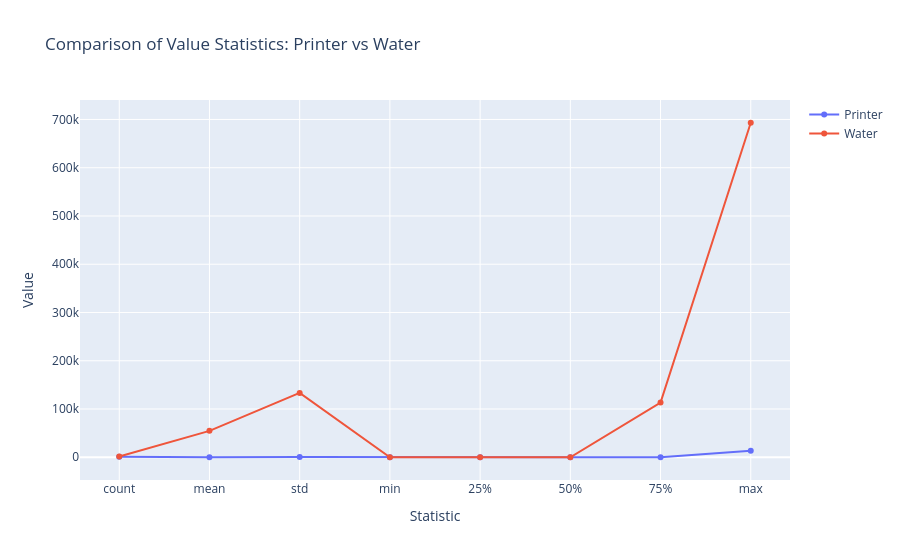
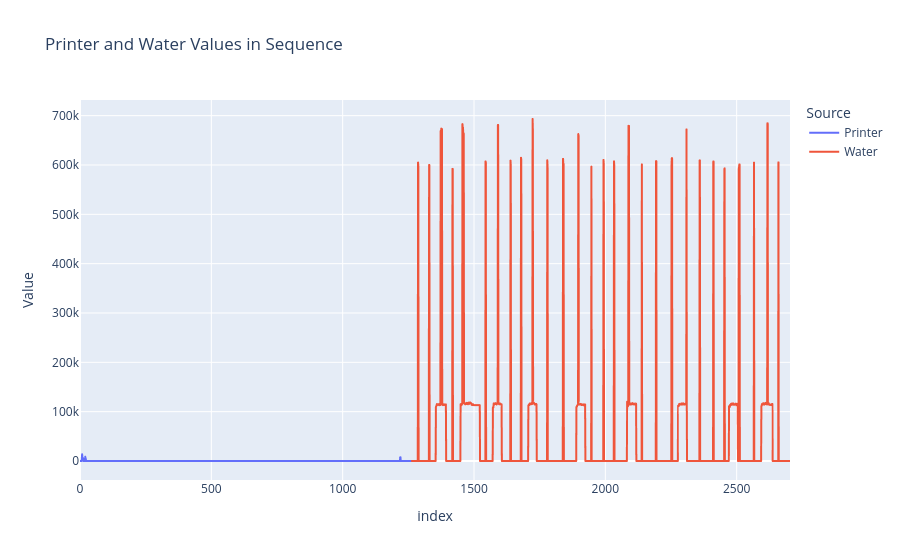
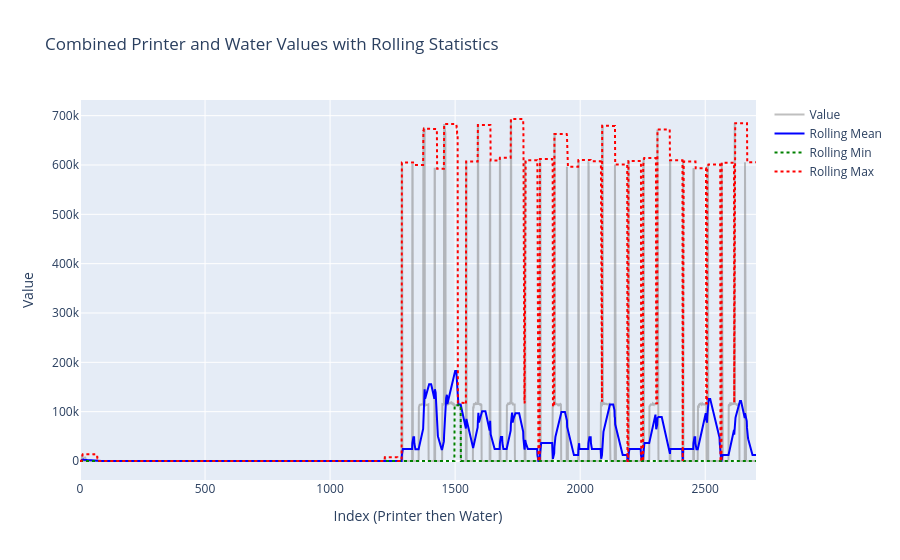

Notebook code for these charts, in order:
### Code cell
import pandas as pd

import plotly.express as px

import plotly.graph_objects as po

df_printer = pd.read_csv("../../data/raw/printer-data.csv") 
df_water = pd.read_csv("../../data/raw/water-data.csv") 

# Separate the 'time' column into 'date' and 'clock_time' columns
df_printer['date'] = pd.to_datetime(df_printer['time']).dt.date
df_printer['clock_time'] = pd.to_datetime(df_printer['time']).dt.time

df_water['date'] = pd.to_datetime(df_water['time']).dt.date
df_water['clock_time'] = pd.to_datetime(df_water['time']).dt.time
# print(df_printer.head())

# Calculate statistics for both dataframes
stats_printer = df_printer['value'].describe()
stats_water = df_water['value'].describe()

# Combine statistics into a DataFrame for comparison
stats_df = pd.DataFrame({
    'Printer': stats_printer,
    'Water': stats_water
})

import plotly.graph_objects as go

fig_compare = go.Figure()

for col in stats_df.columns:
    fig_compare.add_trace(
        go.Scatter(
            x=stats_df.index,
            y=stats_df[col],
            mode='lines+markers',
            name=col
        )
    )

fig_compare.update_layout(
    title='Comparison of Value Statistics: Printer vs Water',
    xaxis_title='Statistic',
    yaxis_title='Value'
)
fig_compare.show()
# Concatenate the 'value' columns from printer and water in the order: printer, then water
combined_values = pd.concat([df_printer['value'], df_water['value']], ignore_index=True)

# Create a label array to indicate the source of each value
labels = ['Printer'] * len(df_printer) + ['Water'] * len(df_water)

# Create a DataFrame to hold the combined data
combined_df = pd.DataFrame({'Source': labels, 'Value': combined_values})

# Optionally, plot the combined data to visualize the connection/order
fig_combined = px.line(combined_df, y='Value', color='Source', title='Printer and Water Values in Sequence')
fig_combined.show()
# Calculate rolling statistics (mean, min, max) for the combined data
window_size = 50  # You can adjust the window size as needed
combined_df['Rolling Mean'] = combined_df['Value'].rolling(window=window_size, min_periods=1).mean()
combined_df['Rolling Min'] = combined_df['Value'].rolling(window=window_size, min_periods=1).min()
combined_df['Rolling Max'] = combined_df['Value'].rolling(window=window_size, min_periods=1).max()

# Plot the combined values with rolling statistics
fig_stats_combined = go.Figure()
fig_stats_combined.add_trace(go.Scatter(
    y=combined_df['Value'],
    mode='lines',
    name='Value',
    line=dict(color='gray'),
    opacity=0.5
))
fig_stats_combined.add_trace(go.Scatter(
    y=combined_df['Rolling Mean'],
    mode='lines',
    name='Rolling Mean',
    line=dict(color='blue')
))
fig_stats_combined.add_trace(go.Scatter(
    y=combined_df['Rolling Min'],
    mode='lines',
    name='Rolling Min',
    line=dict(color='green', dash='dot')
))
fig_stats_combined.add_trace(go.Scatter(
    y=combined_df['Rolling Max'],
    mode='lines',
    name='Rolling Max',
    line=dict(color='red', dash='dot')
))
fig_stats_combined.update_layout(
    title='Combined Printer and Water Values with Rolling Statistics',
    xaxis_title='Index (Printer then Water)',
    yaxis_title='Value'
)
fig_stats_combined.show()

### Figure 1 — Plotly figure (JSON) as saved in the notebook; plotly's stock layout.template omitted (floating-point values rounded to 4 significant figures)
{"data": [{"mode": "lines+markers", "name": "Printer", "type": "scatter", "x": ["count", "mean", "std", "min", "25%", "50%", "75%", "max"], "y": [1264.0, 60.45, 684.0, 0.0, 0.0, 0.0, 0.0, 13680.0]}, {"mode": "lines+markers", "name": "Water", "type": "scatter", "x": ["count", "mean", "std", "min", "25%", "50%", "75%", "max"], "y": [1440.0, 54710.0, 133300.0, 0.0, 0.0, 0.0, 113200.0, 693200.0]}], "layout": {"title": {"text": "Comparison of Value Statistics: Printer vs Water"}, "xaxis": {"title": {"text": "Statistic"}}, "yaxis": {"title": {"text": "Value"}}}}

### Figure 2 — Plotly figure (JSON) as saved in the notebook; plotly's stock layout.template omitted (floating-point values rounded to 4 significant figures; data arrays with more than 128 entries replaced by an {"elided": "..."} marker saying what was removed)
{"data": [{"hovertemplate": "Source=Printer<br>index=%{x}<br>Value=%{y}<extra></extra>", "legendgroup": "Printer", "line": {"color": "#636efa", "dash": "solid"}, "marker": {"symbol": "circle"}, "mode": "lines", "name": "Printer", "showlegend": true, "type": "scattergl", "x": {"elided": "1264 int values"}, "xaxis": "x", "y": {"elided": "1264 int values"}, "yaxis": "y"}, {"hovertemplate": "Source=Water<br>index=%{x}<br>Value=%{y}<extra></extra>", "legendgroup": "Water", "line": {"color": "#EF553B", "dash": "solid"}, "marker": {"symbol": "circle"}, "mode": "lines", "name": "Water", "showlegend": true, "type": "scattergl", "x": {"elided": "1440 int values"}, "xaxis": "x", "y": {"elided": "1440 int values"}, "yaxis": "y"}], "layout": {"legend": {"title": {"text": "Source"}, "tracegroupgap": 0}, "title": {"text": "Printer and Water Values in Sequence"}, "xaxis": {"anchor": "y", "domain": [0, 1], "title": {"text": "index"}}, "yaxis": {"anchor": "x", "domain": [0, 1], "title": {"text": "Value"}}}}

### Figure 3 — Plotly figure (JSON) as saved in the notebook; plotly's stock layout.template omitted (floating-point values rounded to 4 significant figures; data arrays with more than 128 entries replaced by an {"elided": "..."} marker saying what was removed)
{"data": [{"line": {"color": "gray"}, "mode": "lines", "name": "Value", "opacity": 0.5, "type": "scatter", "y": {"elided": "2704 int values"}}, {"line": {"color": "blue"}, "mode": "lines", "name": "Rolling Mean", "type": "scatter", "y": {"elided": "2704 float values"}}, {"line": {"color": "green", "dash": "dot"}, "mode": "lines", "name": "Rolling Min", "type": "scatter", "y": {"elided": "2704 float values"}}, {"line": {"color": "red", "dash": "dot"}, "mode": "lines", "name": "Rolling Max", "type": "scatter", "y": {"elided": "2704 float values"}}], "layout": {"title": {"text": "Combined Printer and Water Values with Rolling Statistics"}, "xaxis": {"title": {"text": "Index (Printer then Water)"}}, "yaxis": {"title": {"text": "Value"}}}}
